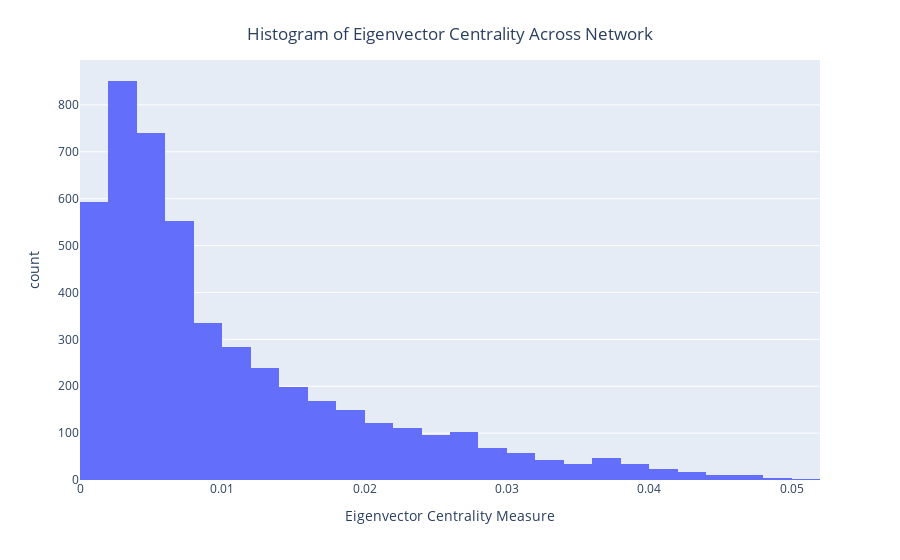

The code cell stored with this chart in its notebook:
### Code cell
fig = px.histogram(a, x="eigenvector",labels={'eigenvector':'Eigenvector Centrality Measure',
                                             'count':'Number of Titles'},nbins=50)

fig.update_layout(
    title={
        'text': "Histogram of Eigenvector Centrality Across Network",
        'y':0.95,
        'x':0.5,
        'xanchor': 'center',
        'yanchor': 'top'})

fig.show()

### Figure 1 — Plotly figure (JSON) as saved in the notebook; plotly's stock layout.template omitted (floating-point values rounded to 4 significant figures; data arrays with more than 128 entries replaced by an {"elided": "..."} marker saying what was removed)
{"data": [{"alignmentgroup": "True", "bingroup": "x", "hovertemplate": "Eigenvector Centrality Measure=%{x}<br>count=%{y}<extra></extra>", "legendgroup": "", "marker": {"color": "#636efa", "pattern": {"shape": ""}}, "name": "", "nbinsx": 50, "offsetgroup": "", "orientation": "v", "showlegend": false, "type": "histogram", "x": {"elided": "4894 float values"}, "xaxis": "x", "yaxis": "y"}], "layout": {"barmode": "relative", "legend": {"tracegroupgap": 0}, "margin": {"t": 60}, "title": {"text": "Histogram of Eigenvector Centrality Across Network", "x": 0.5, "xanchor": "center", "y": 0.95, "yanchor": "top"}, "xaxis": {"anchor": "y", "domain": [0, 1], "title": {"text": "Eigenvector Centrality Measure"}}, "yaxis": {"anchor": "x", "domain": [0, 1], "title": {"text": "count"}}}}
